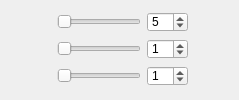
               <widget class="QWidget" name="page_4">
                <layout class="QGridLayout" name="gridLayout_8">
                 <item row="0" column="3">
                  <widget class="QSpinBox" name="m_lightSpin">
                   <property name="minimumSize">
                    <size>
                     <width>0</width>
                     <height>20</height>
                    </size>
                   </property>
                   <property name="maximumSize">
                    <size>
                     <width>16777215</width>
                     <height>20</height>
                    </size>
                   </property>
                   <property name="value">
                    <number>5</number>
                   </property>
                  </widget>
                 </item>
                 <item row="0" column="1">
                  <widget class="QLabel" name="label">
                   <property name="minimumSize">
                    <size>
                     <width>20</width>
                     <height>20</height>
                    </size>
                   </property>
                   <property name="maximumSize">
                    <size>
                     <width>20</width>
                     <height>20</height>
                    </size>
                   </property>
                   <property name="styleSheet">
                    <string notr="true">border-image: url(:/res/icons8-sun-24.png);</string>
                   </property>
                   <property name="text">
                    <string/>
                   </property>
                  </widget>
                 </item>
                 <item row="1" column="2">
                  <widget class="QSlider" name="m_contrastSlider">
                   <property name="minimumSize">
                    <size>
                     <width>0</width>
                     <height>15</height>
                    </size>
                   </property>
                   <property name="maximumSize">
                    <size>
                     <width>16777215</width>
                     <height>15</height>
                    </size>
                   </property>
                   <property name="orientation">
                    <enum>Qt::Horizontal</enum>
                   </property>
                  </widget>
                 </item>
                 <item row="1" column="1">
                  <widget class="QLabel" name="label_9">
                   <property name="minimumSize">
                    <size>
                     <width>20</width>
                     <height>20</height>
                    </size>
                   </property>
                   <property name="maximumSize">
                    <size>
                     <width>20</width>
                     <height>20</height>
                    </size>
                   </property>
                   <property name="styleSheet">
                    <string notr="true">border-image: url(:/res/icons8-contrast-30.png);</string>
                   </property>
                   <property name="text">
                    <string/>
                   </property>
                  </widget>
                 </item>
                 <item row="1" column="3">
                  <widget class="QSpinBox" name="m_contrastSpin">
                   <property name="minimumSize">
                    <size>
                     <width>0</width>
                     <height>20</height>
                    </size>
                   </property>
                   <property name="maximumSize">
                    <size>
                     <width>16777215</width>
                     <height>20</height>
                    </size>
                   </property>
                   <property name="value">
                    <number>1</number>
                   </property>
                  </widget>
                 </item>
                 <item row="2" column="1">
                  <widget class="QLabel" name="label_10">
                   <property name="minimumSize">
                    <size>
                     <width>20</width>
                     <height>20</height>
                    </size>
                   </property>
                   <property name="maximumSize">
                    <size>
                     <width>20</width>
                     <height>20</height>
                    </size>
                   </property>
                   <property name="styleSheet">
                    <string notr="true">border-image: url(:/res/icons8-color-filter-120.png);</string>
                   </property>
                   <property name="text">
                    <string/>
                   </property>
                  </widget>
                 </item>
                 <item row="0" column="2">
                  <widget class="QSlider" name="m_lightSlider">
                   <property name="minimumSize">
                    <size>
                     <width>0</width>
                     <height>15</height>
                    </size>
                   </property>
                   <property name="maximumSize">
                    <size>
                     <width>16777215</width>
                     <height>15</height>
                    </size>
                   </property>
                   <property name="orientation">
                    <enum>Qt::Horizontal</enum>
                   </property>
                  </widget>
                 </item>
                 <item row="2" column="2">
                  <widget class="QSlider" name="m_gammaSlider">
                   <property name="minimumSize">
                    <size>
                     <width>0</width>
                     <height>15</height>
                    </size>
                   </property>
                   <property name="maximumSize">
                    <size>
                     <width>16777215</width>
                     <height>15</height>
                    </size>
                   </property>
                   <property name="orientation">
                    <enum>Qt::Horizontal</enum>
                   </property>
                  </widget>
                 </item>
                 <item row="2" column="3">
                  <widget class="QSpinBox" name="m_gammaSpin">
                   <property name="minimumSize">
                    <size>
                     <width>0</width>
                     <height>20</height>
                    </size>
                   </property>
                   <property name="maximumSize">
                    <size>
                     <width>16777215</width>
                     <height>20</height>
                    </size>
                   </property>
                   <property name="value">
                    <number>1</number>
                   </property>
                  </widget>
                 </item>
                 <item row="1" column="4">
                  <spacer name="horizontalSpacer_4">
                   <property name="orientation">
                    <enum>Qt::Horizontal</enum>
                   </property>
                   <property name="sizeHint" stdset="0">
                    <size>
                     <width>40</width>
                     <height>20</height>
                    </size>
                   </property>
                  </spacer>
                 </item>
                 <item row="1" column="0">
                  <spacer name="horizontalSpacer_6">
                   <property name="orientation">
                    <enum>Qt::Horizontal</enum>
                   </property>
                   <property name="sizeType">
                    <enum>QSizePolicy::Fixed</enum>
                   </property>
                   <property name="sizeHint" stdset="0">
                    <size>
                     <width>20</width>
                     <height>20</height>
                    </size>
                   </property>
                  </spacer>
                 </item>
                </layout>
               </widget>
